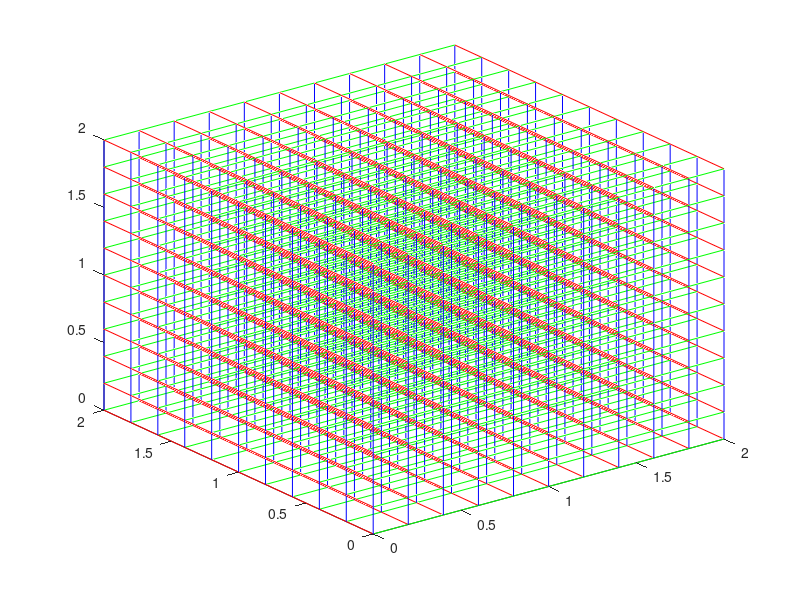

This figure's MATLAB source:
function three_d_grid

clf
figure(1)
for g = 0:.2:2
    for i = 0:.2:2
        
        plot3([g g], [0 2], [i, i],'r')
        hold on
    end
end

for g = 0:.2:2
    for i = 0:.2:2
        
        plot3([0 2], [g g], [i, i],'g')
        hold on
    end
end

for g = 0:.2:2
    for i = 0:.2:2
        
        plot3([i i], [g g], [0 2],'b')
        hold on
    end
end

end